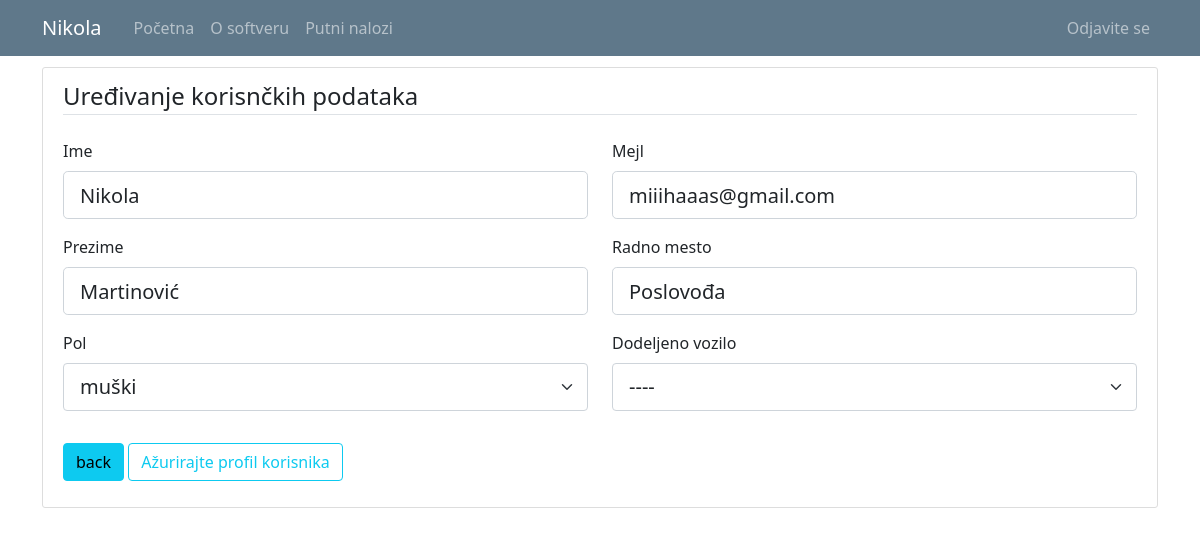
The page /user/3 (signed in) on the database its author committed.
### putninalozi/models.py (models this page shows, shortened)
class User(db.Model, UserMixin):
    id = db.Column(db.Integer, primary_key=True)
    email = db.Column(db.String(120), unique=True, nullable=False)
    password = db.Column(db.String(60), nullable = False)
    name = db.Column(db.String(20), unique=False, nullable=False)
    surname = db.Column(db.String(20), unique=False, nullable=False)
    gender = db.Column(db.String(1)) #(0, "srednji"), (1, "muški"), (2, "ženski")
    workplace = db.Column(db.String(20), unique=False, nullable=False)
    authorization = db.Column(db.String(10), nullable = False) # ovde treba da budu tipovi korisnika: S_admin, C_admin, C_user
    company_id = db.Column(db.Integer, db.ForeignKey('company.id'), nullable=True)
    default_vehicle = db.Column(db.Integer) #kod radnika koji imaju svoj auto, da bude podrazumevana vrednost id tog vozila
    travelwarrants = db.relationship('TravelWarrant', backref='travelwarrant_user', lazy=True)

### putninalozi/users/routes.py (the view)
@users.route("/user/<int:user_id>", methods=['GET', 'POST'])
def user_profile(user_id): #ovo je funkcija za editovanje user-a
    user = User.query.get_or_404(user_id)
    if not current_user.is_authenticated:
        flash('Da biste pristupili ovoj stranici treba da budete ulogovani.', 'danger')
        return redirect(url_for('users.login'))
    elif current_user.authorization != 's_admin' and current_user.authorization != 'c_admin':
        if current_user.id != user.id:
            abort(403)
    elif current_user.authorization == 's_admin':
        pass
    elif current_user.user_company.id != user.user_company.id:
        abort(403)
    form = UpdateUserForm()
    form.reset()
    form.default_vehicle.choices = [(0, "----")] + [(v.id, v.vehicle_type + "-" + v.vehicle_brand+" ("+v.vehicle_registration+")") for v in db.session.query(Vehicle.id,Vehicle.vehicle_type,Vehicle.vehicle_brand,Vehicle.vehicle_registration).filter_by(company_id=current_user.user_company.id).order_by('vehicle_type').all()]
    if form.validate_on_submit():
        user.name = form.name.data
        user.surname = form.surname.data
        user.workplace = form.workplace.data
        if user.email == form.email.data:
            user.email = form.email.data
        else:
            validate_email = User.query.filter_by(email=form.email.data).first()
            if validate_email:
                flash('Taj mejl je već postoji, izabeite drugači mejl', 'danger')
                return render_template('user.html', title="Uređivanje korisnčkih podataka", user=user, form=form, legend='Uređivanje korisnčkih podataka')
            else:
                user.email = form.email.data
        if current_user.authorization != 's_admin':
            user.authorization = user.authorization
        else:
            user.authorization = form.authorization.data
        user.gender = form.gender.data
        if current_user.authorization == 's_admin':
            user.company_id = form.company_id.data
        else:
            user.company_id = user.company_id
        user.default_vehicle = form.default_vehicle.data
        db.session.commit()
        flash('Profil je ažuriran.', 'success')
        return redirect(url_for('users.user_list'))
    elif request.method == 'GET':
        form.name.data = user.name
        form.surname.data = user.surname
        form.workplace.data = user.workplace
        form.email.data = user.email
        form.authorization.choices = [('c_user', 'USER'),('c_admin', 'ADMIN')]
        form.authorization.data = user.authorization
        form.gender.choices = [(1, 'muški'),(2, 'ženski')]
        form.gender.data = user.gender
        form.company_id.choices = [(c.id, c.companyname) for c in db.session.query(Company.id,Company.companyname).order_by('companyname').all()]
        form.company_id.data = str(user.company_id)
        form.default_vehicle.data = str(user.default_vehicle)
    return render_template('user.html', title="Uređivanje korisnčkih podataka", user=user, form=form, legend='Uređivanje korisnčkih podataka')

### putninalozi/users/forms.py
class UpdateUserForm(FlaskForm):
    email = StringField('Mejl', validators=[DataRequired(), Email()])
    name = StringField('Ime', validators=[DataRequired(), Length(min=2, max=20)])
    surname = StringField('Prezime', validators=[DataRequired(), Length(min=2, max=20)])
    gender = SelectField('Pol', validators=[DataRequired()], choices=[ (1, 'muški'), (2, 'ženski')])
    workplace = StringField(label='Radno mesto', validators=[DataRequired(), Length(min=2, max=20)])
    authorization = SelectField('Nivo autorizacije', validators=[DataRequired()], choices = [('c_user', 'USER'),('c_admin', 'ADMIN')]) #[('c_user', 'USER'),('c_admin', 'ADMIN')]) # ovde treba da budu tipovi korisnika: S_admin, C_admin, C_user
    company_id = SelectField('Kompanija', choices = [(c.id, c.companyname) for c in db.session.query(Company.id,Company.companyname).order_by('companyname').all()]) #, choices=Company.query.all())
    default_vehicle = SelectField('Dodeljeno vozilo', validators=[DataRequired()], choices = [])
    submit = SubmitField('Ažurirajte profil korisnika')
    def reset(self):
        self.__init__()

### putninalozi/models.py (called while the page is built)
@login_manager.user_loader
def load_user(user_id):
    return User.query.get(int(user_id))

### putninalozi/templates/user.html (shortened to what this page needs)
{% extends "layout.html" %}
{% block content %}
<div class="content-section">
    <form method="POST" action="">
        <fieldset class="form-group">
            <legend class="border-bottom mb-4">{{ legend }}</legend>
            <div class="row">
              <div class="col form-group">
                  {{ form.name.label(class="form-control-label") }}
                  {% if form.name.errors %}
                      {{ form.name(class="form-control form-control-lg is-invalid") }}
                      <div class="invalid-feedback">
                          {% for error in form.name.errors %}
                              <span>{{ error }}</span>
                          {% endfor %}
                      </div>
                  {% else %}
                      {{ form.name(class="form-control form-control-lg") }}
                  {% endif %}
              </div>
              <div class="col form-group">
                  {{ form.email.label(class="form-control-label") }}
                  {% if form.email.errors %}
                      {{ form.email(class="form-control form-control-lg is-invalid") }}
                      <div class="invalid-feedback">
                          {% for error in form.email.errors %}
                              <span>{{ error }}</span>
                          {% endfor %}
                      </div>
                  {% else %}
                      {{ form.email(class="form-control form-control-lg") }}
                  {% endif %}
              </div>
            </div>
            <div class="row">
              <div class="col form-group">
                  {{ form.surname.label(class="form-control-label") }}
                  {% if form.surname.errors %}
                      {{ form.surname(class="form-control form-control-lg is-invalid") }}
                      <div class="invalid-feedback">
                          {% for error in form.surname.errors %}
                              <span>{{ error }}</span>
                          {% endfor %}
                      </div>
                  {% else %}
                      {{ form.surname(class="form-control form-control-lg") }}
                  {% endif %}
              </div>
              <div class="col form-group">
                  {{ form.workplace.label(class="form-control-label") }}
                  {% if form.workplace.errors %}
                      {{ form.workplace(class="form-control form-control-lg is-invalid") }}
                      <div class="invalid-feedback">
                          {% for error in form.workplace.errors %}
                              <span>{{ error }}</span>
                          {% endfor %}
                      </div>
                  {% else %}
                      {{ form.workplace(class="form-control form-control-lg") }}
                  {% endif %}
              </div>
            </div>
            <div class="row">
              <div class="col form-group">
                  {{ form.gender.label(class="form-control-label") }}
                  {% if form.gender.errors %}
                      {{ form.gender(class="form-control form-control-lg is-invalid") }}
                      <div class="invalid-feedback">
                          {% for error in form.gender.errors %}
                              <span>{{ error }}</span>
                          {% endfor %}
                      </div>
                  {% else %}
                      {{ form.gender(class="form-select form-select-lg") }}
                  {% endif %}
              </div>
              <div class="col form-group">
                  {{ form.default_vehicle.label(class="form-control-label") }}
                  {% if form.default_vehicle.errors %}
                      {{ form.default_vehicle(class="form-control form-control-lg is-invalid") }}
                      <div class="invalid-feedback">
                          {% for error in form.default_vehicle.errors %}
                              <span>{{ error }}</span>
                          {% endfor %}
                      </div>
                  {% else %}
                      {{ form.default_vehicle(class="form-select form-select-lg") }}
                  {% endif %}
              </div>
            </div>
        </fieldset>
        <div class="form-group">
          <a class="btn btn-info" href="{{url_for('users.user_list')}}">back</a>
          {{ form.submit(class="btn btn-outline-info") }}
        </div>
  </form>
</div>
{% endblock content%}

### putninalozi/templates/layout.html (shortened to what this page needs)
<!doctype html>
<html lang="en">
  <head>
    <link rel="stylesheet" href="https://cdn.jsdelivr.net/npm/bootstrap@4.3.1/dist/css/bootstrap.min.css">
    <link rel="stylesheet" type="text/css" href="{{ url_for('static', filename='main.css') }}">
    <link href="https://cdn.jsdelivr.net/npm/bootstrap@5.0.1/dist/css/bootstrap.min.css" rel="stylesheet">
    <link rel="stylesheet" type="text/css" href="https://cdn.datatables.net/1.10.25/css/dataTables.bootstrap5.css">
  </head>
  <body>
    <header class="site-header">
      <nav class="navbar navbar-expand-md navbar-dark bg-steel fixed-top">
        <div class="container">
          <a class="navbar-brand mr-4" href="/">{{ current_user.name }}</a>
          <div class="collapse navbar-collapse" id="navbarToggle">
            <div class="navbar-nav mr-auto">
              {% if current_user.is_authenticated %}
                <a class="nav-item nav-link" href="{{ url_for('main.home') }}">Početna</a>
                <a class="nav-item nav-link" href="{{ url_for('main.about') }}">O softveru</a>
                <a class="nav-item nav-link" href="{{ url_for('travel_warrants.travel_warrant_list') }}">Putni nalozi</a>
              {% else %}
                <a class="nav-item nav-link" href="{{ url_for('main.home') }}">Početna</a>
                <a class="nav-item nav-link" href="{{ url_for('main.about') }}">O softveru</a>
              {% endif %}
            </div>
            <div class="navbar-nav">
              {% if current_user.is_authenticated %}
                {% if current_user.authorization == 's_admin' %}
                  <a class="nav-item nav-link" href="{{ url_for('companys.company_list') }}">Kompanija</a>
                  <a class="nav-item nav-link" href="{{ url_for('vehicles.vehicle_list') }}">Vozila</a>
                  <a class="nav-item nav-link" href="{{ url_for('users.user_list') }}">Korisnici</a>
                  <a class="nav-item nav-link" href="{{ url_for('users.logout') }}">Odjavite se</a>
                {% else %}
                  <a class="nav-item nav-link" href="{{ url_for('users.logout') }}">Odjavite se</a>
                {% endif %}
              {% else %}
                <a class="nav-item nav-link" href="{{ url_for('users.login') }}">Prijavljivanje</a>
              {% endif %}
            </div>
          </div>
        </div>
      </nav>
    </header>
    <main role="main" class="container">
      <div class="row">
        <div class="col-md-12">
          {% block content %}{% endblock %}
        </div>
      </div>
    </main>
  </body>
</html>

### putninalozi/static/main.css (style rules this page uses)
body { background: #fafafa; color: #333333; margin-top: 5rem; }
.bg-steel { background-color: #5f788a; }
.site-header .navbar-nav .nav-link { color: #cbd5db; }
.content-section { background: #ffffff; padding: 10px 20px; border: 1px solid #dddddd; border-radius: 3px; margin-bottom: 20px; }

### rows shown on the page
User: name "Nikola", email "miiihaaas@gmail.com", surname "Martinović", workplace "Poslovođa", gender "muški", default_vehicle "----"

### other values the page prints
{{ legend }} "Uređivanje korisnčkih podataka"
